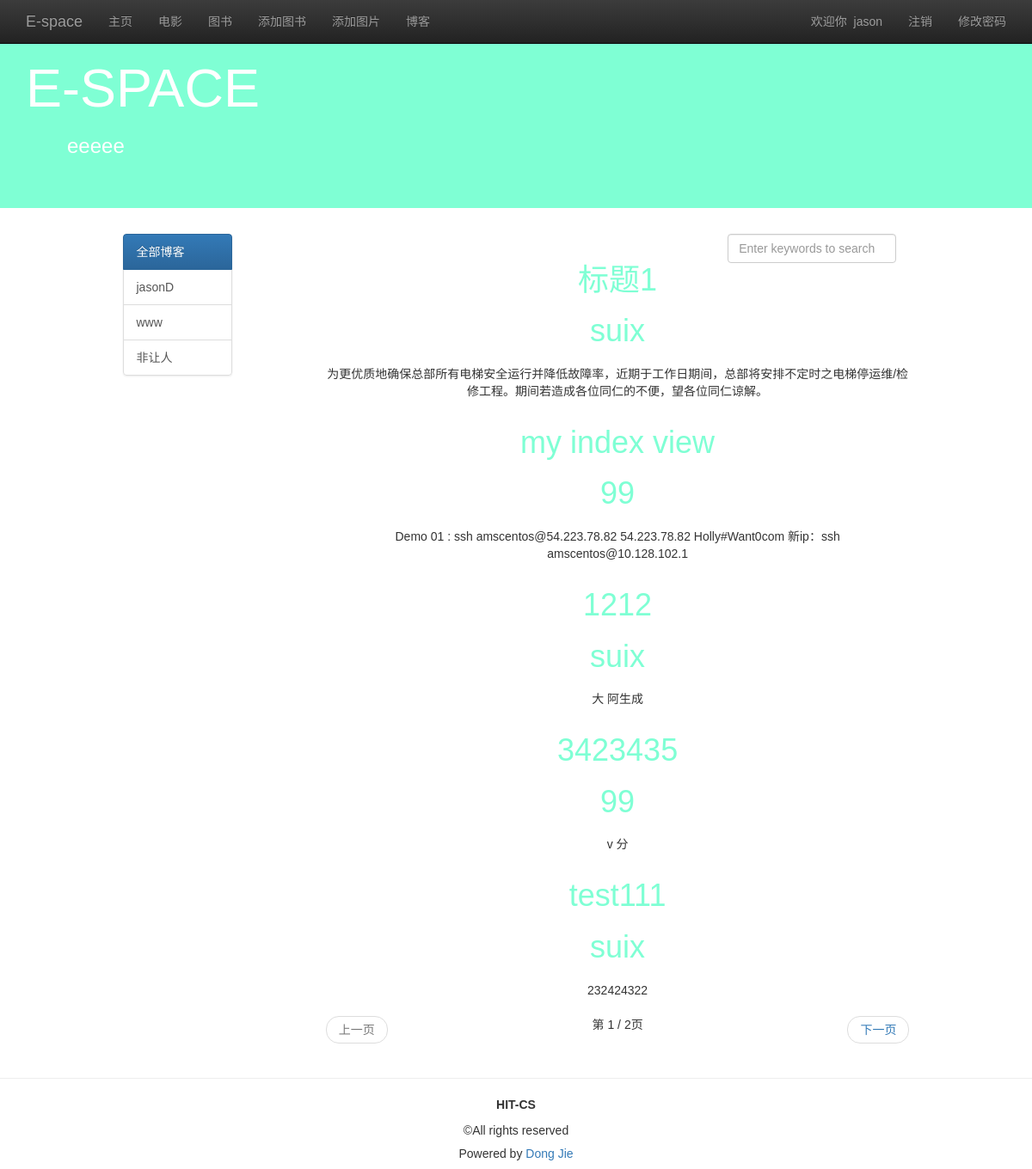
The page /blist/ (signed in) on the database its author committed.
### blog/models.py (models this page shows, shortened)
class MyUser(models.Model):
    user = models.OneToOneField(User)
    nickname = models.CharField(max_length=16)
    permission = models.IntegerField(default=1)

class Blog(models.Model):
    title = models.CharField('标题',max_length=32)
    author = models.CharField('作者',max_length=16)
    content = models.TextField('博客正文')
    created = models.DateTimeField('发布时间',auto_now_add=True)
    catagory = models.ForeignKey(Catagory,verbose_name='分类')
    tags = models.ManyToManyField(Tag,verbose_name='标签')
    class META:
        ordering = ['author']

class Catagory(models.Model):
    name = models.CharField('名称',max_length=30)
    def __unicode__(self):
        return self.name

### blog/views.py (the view)
# urls.py: url(r'^blist/$', view_blog_list, name='view_blog_list'),
def view_blog_list(request):
    user = request.user if request.user.is_authenticated() else None
    author_list = Blog.objects.values_list('author', flat=True).distinct()
    query_author = request.GET.get('author', 'all')
    if (not query_author) or Blog.objects.filter(author=query_author).count() is 0:
        query_author = 'all'
        blog_list = Blog.objects.all()
    else:
        blog_list = Blog.objects.filter(author=query_author)
    if request.method == 'POST':
        keyword = request.POST.get('keyword', '')
        blog_list = Blog.objects.filter(name__contains=keyword)
        query_author = 'all'
    paginator = Paginator(blog_list, 5)
    page = request.GET.get('page')
    try:
        blog_list = paginator.page(page)
    except PageNotAnInteger:
        blog_list = paginator.page(1)
    except EmptyPage:
        blog_list = paginator.page(paginator.num_pages)
    ctx = {
        'user': user,
        'active_menu': 'view_book',
        'author_list': author_list,
        'query_author': query_author,
        'blog_list': blog_list,
    }
    return render(request, 'blist_detail.html', ctx)

### template/blist_detail.html (shortened to what this page needs)
{% extends "blog_list.html" %}
{% load staticfiles %}
{% block content %}
    <div class="container">
        <div class="row">
            <div class="col-md-10 col-md-offset-1">
                <div class="col-md-2">
                    <div class="list-group">
                        <a href="{% url 'view_blog_list' %}" class="list-group-item" id="id_author_all">
                            全部博客
                        </a>
                        {% for author in author_list %}
                            <a href="{% url 'view_blog_list' %}?author={{ author }}" class="list-group-item"
                               id="id_author_{{ author }}">
                                {{ author }}
                            </a>
                        {% endfor %}
                    </div>
                </div>
                <div class="col-md-9 col-md-offset-1">
                    <div class="col-md-4 col-md-offset-8">
                        <form role="form" method="post" name="search_form">
                            <input type="search" class="form-control" name="keyword"
                                   placeholder="Enter keywords to search" id="id_search_input" onkeyup="key_up()" autofocus
                                   />
                        </form>
                    </div>
                        {% for blog in blog_list %}
                        <div align="center" class="blog">
                            <div>
                             <h1><a href="{% url 'blog_get_detail' blog.id %}">{{ blog.title }}</a></h1>
                            </div>
                            <div>
                             <h1><a href="{% url 'catagory_get_detail' blog.catagory_id %}">{{ blog.catagory }}</a></h1>
                            </div>
                        </div>
                        <div align="center" class="summary">
                            {{ blog.content | truncatechars:100 }}
                        </div>
                        {% endfor %}
                    <nav>
                        <ul class="pager">
                            {% if blog_list.has_previous %}
                                <li class="previous">
                                    <a href="?typ={{ query_author }}&page={{ blog_list.previous_page_number }}">上一页</a>
                                </li>
                            {% else %}
                                <li class="previous disabled"><a href="#">上一页</a></li>
                            {% endif %}
                            第 {{ blog_list.number }} / {{ blog_list.paginator.num_pages }}页
                            {% if blog_list.has_next %}
                                <li class="next">
                                    <a href="?typ={{ query_author }}&page={{ blog_list.next_page_number }}">下一页</a>
                                </li>
                            {% else %}
                                <li class="next disabled"><a href="#">下一页</a></li>
                            {% endif %}
                        </ul>
                    </nav>
                </div>
            </div>
    </div>
</div>
{% endblock %}

### template/blog_list.html (shortened to what this page needs)
<!DOCTYPE html>
{% load staticfiles %}
<html lang="zh">
<head>
    <link rel="stylesheet" href="//maxcdn.bootstrapcdn.com/bootstrap/3.2.0/css/bootstrap.min.css">
    <link rel="stylesheet" href="//maxcdn.bootstrapcdn.com/bootstrap/3.2.0/css/bootstrap-theme.min.css">
    <link rel="stylesheet" href="{% static 'css/blog.css' %}">
</head>
<body>
<nav class="navbar navbar-inverse navbar-fixed-top" role="navigation">
    <div class="container">
        <div class="navbar-header">
            <a href="{% url 'homepage' %}" class="navbar-brand">E-space</a>
        </div>
        <div class="collapse navbar-collapse" id="navbar-collapse-basepage">
            <ul class="nav navbar-nav">
                <li id="homepage"><a href="{% url 'homepage' %}">主页</a></li>
                <li id="add_book"><a href="{% url 'movie' %}">电影</a></li>
                <li id="add_img"><a href="{% url 'view_book_list' %}">图书</a></li>
                {% if user.myuser.permission > 1 %}
                    <li id="add_book"><a href="{% url 'add_book' %}">添加图书</a></li>
                    <li id="add_img"><a href="{% url 'add_img' %}">添加图片</a></li>
                {% endif %}
                <li id="view_blog_list"><a href="{% url 'view_blog_list' %}">博客</a></li>
            </ul>
            <ul class="nav navbar-nav navbar-right">
                {% if user %}
                    <li><p class="navbar-text">欢迎你&nbsp;&nbsp;<span id="base_name">{{ user.myuser.nickname }}</span></p>
                    </li>
                    <li><a href="{% url 'logout' %}">注销</a></li>
                    <li><a href="{% url 'set_password' %}">修改密码</a></li>
                {% else %}
                    <li><a href="{% url 'signup' %}">注册</a></li>
                    <li><a href="{% url 'login' %}">登录</a></li>
                {% endif %}
            </ul>
        </div>
    </div>
</nav>
<header class="jumbotron subhead" id="header-base">
    <div class="container">
        <h1>E-SPACE</h1>
        <h3>&emsp;&emsp;eeeee</h3>
    </div>
</header>
{% block content %}{% endblock %}
<footer class="footer" role="contentinfo">
    <hr>
    <div class="container">
        <p class="text-center"><strong>HIT-CS</strong></p>
        <p class="text-center">©All rights reserved</p>
        <h5 class="text-center"> Powered by&nbsp;<a href="http://jasondj.com/">Dong Jie</a></h5>
    </div>
</footer>
</body>
</html>

### static/css/blog.css (style rules this page uses)
h1 a { color: #7fffd4; }
.blog { padding:10px 0px; }
body { font-family: Verdana, sans-serif; }
#header-base { background-color: #7fffd4; color: #fff; }

### rows shown on the page
Blog: title "标题1", catagory "suix", content "为更优质地确保总部所有电梯安全运行并降低故障率，近期于工作日期间，总部将安排不定时之电梯停运维/检修工程。期间若造成各位同仁的不便，望各位同仁谅解。"
Blog: title "my index view", catagory "99", content "Demo 01 : ssh amscentos@54.223.78.82 54.223.78.82 Holly#Want0com 新ip：ssh amscentos@10.128.102.1"
Blog: title "1212", catagory "suix", content "大 阿生成"
Blog: title "3423435", catagory "99", content "v 分"
Blog: title "test111", catagory "suix", content "232424322"

### other values the page prints
{{ user.myuser.nickname }} "jason"
{{ author }} "jasonD" "www" "非让人"
{{ blog_list.number }} "1"
{{ blog_list.paginator.num_pages }} "2"
